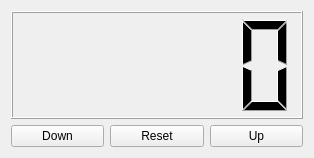
<?xml version="1.0" encoding="UTF-8"?>
<ui version="4.0">
 <class>Counter</class>
 <widget class="QWidget" name="Counter">
  <property name="geometry">
   <rect>
    <x>0</x>
    <y>0</y>
    <width>314</width>
    <height>158</height>
   </rect>
  </property>
  <property name="windowTitle">
   <string>Counter</string>
  </property>
  <layout class="QVBoxLayout" name="verticalLayout">
   <item>
    <widget class="QLCDNumber" name="lcdNumber"/>
   </item>
   <item>
    <layout class="QHBoxLayout" name="horizontalLayout">
     <item>
      <widget class="QPushButton" name="pushButtonDown">
       <property name="text">
        <string>Down</string>
       </property>
       <property name="shortcut">
        <string>Down</string>
       </property>
      </widget>
     </item>
     <item>
      <widget class="QPushButton" name="pushButtonReset">
       <property name="text">
        <string>Reset</string>
       </property>
      </widget>
     </item>
     <item>
      <widget class="QPushButton" name="pushButtonUp">
       <property name="text">
        <string>Up</string>
       </property>
       <property name="shortcut">
        <string>Up</string>
       </property>
      </widget>
     </item>
    </layout>
   </item>
  </layout>
 </widget>
 <layoutdefault spacing="6" margin="11"/>
 <resources/>
 <connections/>
</ui>
